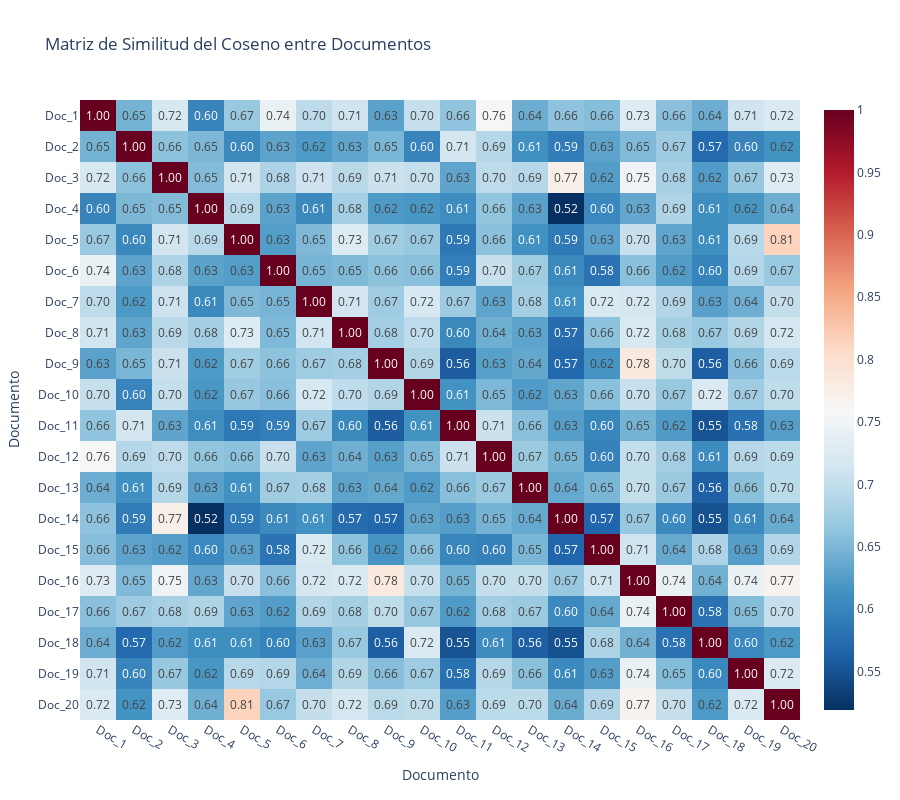

The code cell stored with this chart in its notebook:
### Markdown cell above
## Similitud entre Documentos

Visualicemos la similitud del coseno entre los documentos para entender mejor cómo funciona la recuperación:

### Code cell
# Función para calcular similitud del coseno entre dos vectores
def cosine_similarity(v1, v2):
    dot_product = np.dot(v1, v2)
    norm_v1 = np.linalg.norm(v1)
    norm_v2 = np.linalg.norm(v2)
    return dot_product / (norm_v1 * norm_v2)

# Calcular matriz de similitud entre todos los documentos
n_docs = len(embeddings_array)
similarity_matrix = np.zeros((n_docs, n_docs))

for i in range(n_docs):
    for j in range(n_docs):
        similarity_matrix[i, j] = cosine_similarity(embeddings_array[i], embeddings_array[j])

# Crear dataframe con nombres de documentos únicos
# Añadimos un índice para asegurar que cada nombre sea único
doc_names = [f"Doc_{i+1}" for i in range(n_docs)]  # Nombres genéricos completamente únicos
doc_labels = [doc.split()[0] for doc in results['documents']]  # Primeras palabras para referencia

# Crear el dataframe de similitud con los nombres únicos
similarity_df = pd.DataFrame(similarity_matrix, index=doc_names, columns=doc_names)

# Crear un diccionario que mapee los nombres generados a las etiquetas originales
name_to_label = {doc_name: f"{doc_label} ({doc_name})" for doc_name, doc_label in zip(doc_names, doc_labels)}

# Visualizar mapa de calor de similitud
fig = px.imshow(
    similarity_df,
    text_auto='.2f',
    aspect="auto",
    color_continuous_scale='RdBu_r',
    title='Matriz de Similitud del Coseno entre Documentos',
    labels={"x": "Documento", "y": "Documento", "color": "Similitud"}
)

# Actualizar las etiquetas de los ejes con los nombres originales
fig.update_layout(
    height=800,
    width=900,
    xaxis_title="Documento",
    yaxis_title="Documento",
)

# Para mejorar la legibilidad, añadir anotaciones para los documentos más importantes
# o eliminar comentar si hay demasiados documentos
"""
annotations = []
for i, doc_name in enumerate(doc_names):
    annotations.append(
        dict(
            x=i,
            y=-0.3,
            text=doc_labels[i],
            showarrow=False,
            xref="x",
            yref="paper",
            textangle=-45
        )
    )
fig.update_layout(annotations=annotations)
"""

fig.show()

# También podemos crear una visualización más interactiva usando Plotly Graph Objects
# Esta versión mostrará el contenido completo del documento al hacer hover
hover_text = [[f"Doc1: {results['documents'][i]}<br>Doc2: {results['documents'][j]}<br>Similitud: {similarity_matrix[i, j]:.2f}" 
              for j in range(n_docs)] for i in range(n_docs)]

fig2 = go.Figure(data=go.Heatmap(
    z=similarity_matrix,
    x=doc_names,
    y=doc_names,
    hoverongaps=False,
    hoverinfo="text",
    text=hover_text,
    colorscale='RdBu_r',
))

fig2.update_layout(
    title="Matriz de Similitud Interactiva (hover para ver detalles)",
    height=800,
    width=900,
    xaxis_title="Documento",
    yaxis_title="Documento",
)

fig2.show()

# También podemos crear una tabla que mapee los IDs de documentos a sus nombres
doc_mapping_df = pd.DataFrame({
    'ID': doc_names,
    'Nombre': [doc.split()[0] for doc in results['documents']],
    'Documento': results['documents'],
    'Tipo': location_types
})
display(doc_mapping_df)

### Figure 1 — Plotly figure (JSON) as saved in the notebook; plotly's stock layout.template omitted (floating-point values rounded to 4 significant figures; data arrays with more than 128 entries replaced by an {"elided": "..."} marker saying what was removed)
{"data": [{"coloraxis": "coloraxis", "hovertemplate": "x: %{x}<br>y: %{y}<br>color: %{z}<extra></extra>", "name": "0", "texttemplate": "%{z:.2f}", "type": "heatmap", "x": ["Doc_1", "Doc_2", "Doc_3", "Doc_4", "Doc_5", "Doc_6", "Doc_7", "Doc_8", "Doc_9", "Doc_10", "Doc_11", "Doc_12", "Doc_13", "Doc_14", "Doc_15", "Doc_16", "Doc_17", "Doc_18", "Doc_19", "Doc_20"], "xaxis": "x", "y": ["Doc_1", "Doc_2", "Doc_3", "Doc_4", "Doc_5", "Doc_6", "Doc_7", "Doc_8", "Doc_9", "Doc_10", "Doc_11", "Doc_12", "Doc_13", "Doc_14", "Doc_15", "Doc_16", "Doc_17", "Doc_18", "Doc_19", "Doc_20"], "yaxis": "y", "z": {"elided": "20x20 float values"}}], "layout": {"coloraxis": {"colorscale": [[0, "rgb(5,48,97)"], [0.1, "rgb(33,102,172)"], [0.2, "rgb(67,147,195)"], [0.3, "rgb(146,197,222)"], [0.4, "rgb(209,229,240)"], [0.5, "rgb(247,247,247)"], [0.6, "rgb(253,219,199)"], [0.7, "rgb(244,165,130)"], [0.8, "rgb(214,96,77)"], [0.9, "rgb(178,24,43)"], [1, "rgb(103,0,31)"]]}, "height": 800, "title": {"text": "Matriz de Similitud del Coseno entre Documentos"}, "width": 900, "xaxis": {"anchor": "y", "domain": [0, 1], "title": {"text": "Documento"}}, "yaxis": {"anchor": "x", "autorange": "reversed", "domain": [0, 1], "title": {"text": "Documento"}}}}
